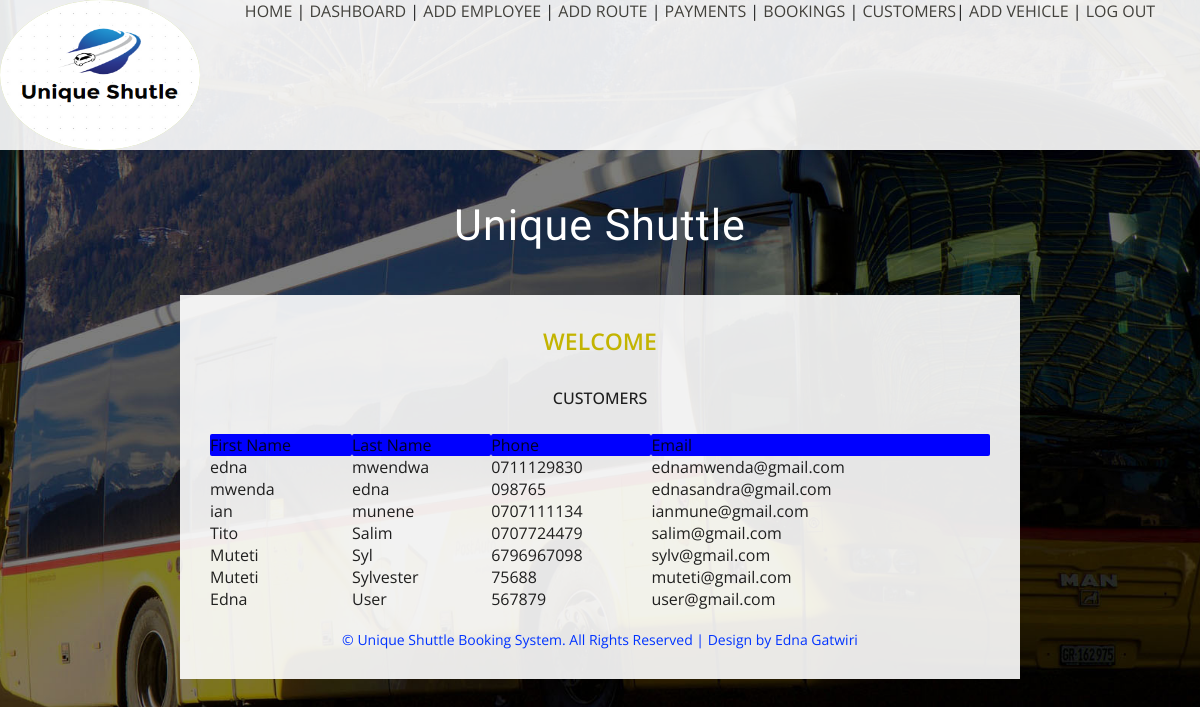
Page /admin/viewCustomer.php on the committed database.
### tables this page shows
CREATE TABLE `customers` (
  `fname` text NOT NULL,
  `lname` text NOT NULL,
  `username` varchar(50) NOT NULL,
  `phone` varchar(50) NOT NULL,
  `email` varchar(50) NOT NULL,
  `password` varchar(50) NOT NULL
);

### admin/viewCustomer.php (the view, shortened to what this page needs)
 <?php require '../resources/connect.php';
$name=$_SESSION['name'];
?>
<!DOCTYPE html PUBLIC "-//W3C//DTD XHTML 1.0 Transitional//EN" "http://www.w3.org/TR/xhtml1/DTD/xhtml1-transitional.dtd">
<html xmlns="http://www.w3.org/1999/xhtml">
<head>
      <link type="text/css" rel="stylesheet" href="../css/materialize.min.css"  media="screen,projection"/>
<link rel="stylesheet" type="text/css" href="../css/jquery.seat-charts.css">
<link href="../css/style.css" rel="stylesheet" type="text/css" media="all" />
</head>
<body>
<?php include 'header.php';?>
<div class="content">
	<h1>Unique Shuttle</h1>
	<div class="mainrep">
		<h2>Welcome <?php echo $name?></h2>
        <h3 align="center">Customers</h3>
		<div class="wrapper">
			<div id="seat-map">
   <div class="row" align="center">
  <table class="highlight">
  <tr bgcolor="#0000FF">
    <th scope="col">First Name</th>
    <th scope="col">Last Name</th>
    <th scope="col">Phone</th>
    <th scope="col">Email</th>
  </tr>
  <?php
	$user_sel="SELECT * FROM customers";
		$que_user_sel=mysqli_query($conn,$user_sel);
while($row = mysqli_fetch_array($que_user_sel)) {
	if (mysqli_num_rows($que_user_sel)!==0){
	$fname=$row['fname'];
	$lname=$row['lname'];
	$phone=$row['phone'];
	$email=$row['email'];
	?>
  <tr>
    <td><?php echo $fname;?></td>
    <td><?php echo $lname;?></td>
    <td><?php echo $phone;?></td>
    <td><?php echo $email;?></td>
  </tr>
	<?php }
		else {
		echo '<script language=javascript>alert("No users selected")</script>';
		}
}
?>
</table>
  </div>
      </div>
      </div>
	<p class="copy_rights"><strong>&copy; Unique Shuttle Booking System. All Rights Reserved | Design by  Edna Gatwiri</strong></p>
</div>
</div>
</body>
</html>

### admin/header.php (shortened to what this page needs)
<!DOCTYPE html PUBLIC "-//W3C//DTD XHTML 1.0 Transitional//EN" "http://www.w3.org/TR/xhtml1/DTD/xhtml1-transitional.dtd">
<html xmlns="http://www.w3.org/1999/xhtml">
<head>
</head>
<body>
  <div><a href="index.php"><img src="images/logo.png" class="circle" alt="Unique Logo" name="Insert_logo" width="200" height="150" id="Insert_logo" align="left" style="background: #C6D580; display:block;" /></a>
   </div>
  <div  class="header"> <p class="text"><a href="../index.php">HOME</a>  | <a href="adm_index.php">DASHBOARD</a> |  <a href="addEmployee.php">ADD EMPLOYEE</a>  |  <a href="addRoute.php">ADD ROUTE</a> |  <a href="confirmPayment.php">PAYMENTS</a> |  <a href="viewBookings.php">BOOKINGS</a>  |  <a href="viewCustomer.php">CUSTOMERS</a>|  <a href="addVehicle.php">ADD VEHICLE</a>  |   <a href="logout.php">LOG OUT</a></p>
  </div>
</body>
</html>

### css/style.css (style rules this page uses)
html,body,div,span,applet,object,iframe,h1,h2,h3,h4,h5,h6,p,blockquote,pre,a,abbr,acronym,address,big,cite,code,del,dfn,em,img,ins,kbd,q,s,samp,small,strike,strong,sub,sup,tt,var,b,u,i,dl,dt,dd,ol,nav ul,nav li,fieldset,form,label,legend,table,caption,tbody,tfoot,thead,tr,th,td,article,aside,canvas,details,embed,figure,figcaption,footer,header,hgroup,menu,nav,output,ruby,section,summary,time,mark,audio,video { margin:0;padding:0;border:0;font-size:100%;font:inherit;vertical-align:baseline; }
table { border-collapse:collapse;border-spacing:0; }
a { text-decoration:none; }
img { max-width:100%; }
body { padding:0; margin:0; background:url(../images/banner.jpg) no-repeat center; background-size: cover; -webkit-background-size: cover; -o-background-size: cover; -ms-background-size: cover; -moz-background-size: cover; font-family: 'Open Sans', sans-serif !important; }
h1,h2,h3,h4,h5,h6 { margin:0; }
p { margin:0; }
.content { padding:50px 0; }
.content h1 { color: #fff; font-size: 43px; text-align: center; letter-spacing: 1px; text-transform: capitalize; font-family: 'Roboto', sans-serif; }
.mainrep { width: 70% !important; margin: 45px auto; background:rgba(255, 255, 255, 0.90); padding: 30px 30px; }
.mainrep h2 { color: #C3B400; font-size: 23px; text-align: center; margin-bottom: 30px; text-transform: uppercase; font-weight: 600; }
.mainrep h3 { color: #808080 font-size: 20px; text-align: center; margin-bottom: 25px; text-transform: uppercase; font-weight: 500; }
p.copy_rights { color: #03F; font-size: 14px; text-align: center; }

### admin/header.php (style rules this page uses)
a img { border: none; }
a:link { color: #42413C; text-decoration: none }
.header { background: rgba(255,255,255,0.9); height:150px; text-align:center; }
.text { size:40px; }

### rows in the picture
customers: fname "edna", lname "mwendwa", phone "0711129830", email "ednamwenda@gmail.com"
customers: fname "mwenda", lname "edna", phone "098765", email "ednasandra@gmail.com"
customers: fname "ian", lname "munene", phone "0707111134", email "ianmune@gmail.com"
customers: fname "Tito", lname "Salim", phone "0707724479", email "salim@gmail.com"
customers: fname "Muteti", lname "Syl", phone "6796967098", email "sylv@gmail.com"
customers: fname "Muteti", lname "Sylvester", phone "75688", email "muteti@gmail.com"
customers: fname "Edna", lname "User", phone "567879", email "user@gmail.com"
